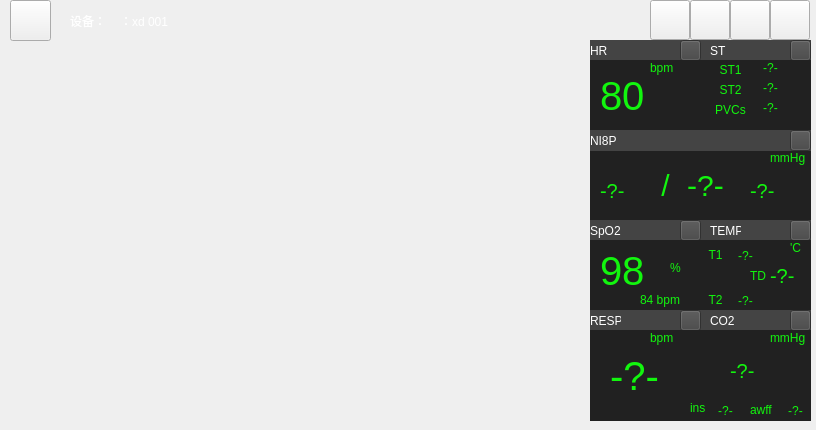
<?xml version="1.0" encoding="UTF-8"?>
<ui version="4.0">
 <class>DetectionWidget</class>
 <widget class="QWidget" name="DetectionWidget">
  <property name="geometry">
   <rect>
    <x>0</x>
    <y>0</y>
    <width>816</width>
    <height>430</height>
   </rect>
  </property>
  <property name="windowTitle">
   <string>Form</string>
  </property>
  <widget class="QPushButton" name="pushButton_a">
   <property name="geometry">
    <rect>
     <x>10</x>
     <y>0</y>
     <width>41</width>
     <height>41</height>
    </rect>
   </property>
   <property name="styleSheet">
    <string notr="true">QPushButton{border-image: url(:/people.png);}
QPushButton:hover{border-image: url(:/people.png);}
QPushButton:pressed{border-image: url(:/people_p.png);}</string>
   </property>
   <property name="text">
    <string/>
   </property>
  </widget>
  <widget class="QWidget" name="widget_6" native="true">
   <property name="geometry">
    <rect>
     <x>590</x>
     <y>150</y>
     <width>221</width>
     <height>70</height>
    </rect>
   </property>
   <property name="styleSheet">
    <string notr="true">background:rgb(33,33,33);</string>
   </property>
   <widget class="QLabel" name="label_B_1">
    <property name="geometry">
     <rect>
      <x>10</x>
      <y>20</y>
      <width>51</width>
      <height>41</height>
     </rect>
    </property>
    <property name="styleSheet">
     <string notr="true">color:rgb(18,245,14); font-size:20px;</string>
    </property>
    <property name="text">
     <string>-?-</string>
    </property>
   </widget>
   <widget class="QLabel" name="label_28">
    <property name="geometry">
     <rect>
      <x>180</x>
      <y>0</y>
      <width>41</width>
      <height>16</height>
     </rect>
    </property>
    <property name="styleSheet">
     <string notr="true">color:rgb(18,245,14); </string>
    </property>
    <property name="text">
     <string>mmHg</string>
    </property>
   </widget>
   <widget class="QLabel" name="label_B_2">
    <property name="geometry">
     <rect>
      <x>90</x>
      <y>10</y>
      <width>51</width>
      <height>51</height>
     </rect>
    </property>
    <property name="styleSheet">
     <string notr="true">color:rgb(18,245,14); font-size:30px;</string>
    </property>
    <property name="text">
     <string>-?-</string>
    </property>
    <property name="alignment">
     <set>Qt::AlignCenter</set>
    </property>
   </widget>
   <widget class="QLabel" name="label_B_3">
    <property name="geometry">
     <rect>
      <x>160</x>
      <y>20</y>
      <width>51</width>
      <height>41</height>
     </rect>
    </property>
    <property name="styleSheet">
     <string notr="true">color:rgb(18,245,14); font-size:20px;</string>
    </property>
    <property name="text">
     <string>-?-</string>
    </property>
   </widget>
   <widget class="QLabel" name="label_40">
    <property name="geometry">
     <rect>
      <x>60</x>
      <y>10</y>
      <width>31</width>
      <height>51</height>
     </rect>
    </property>
    <property name="styleSheet">
     <string notr="true">color:rgb(18,245,14); font-size:30px;</string>
    </property>
    <property name="text">
     <string>/</string>
    </property>
    <property name="alignment">
     <set>Qt::AlignCenter</set>
    </property>
   </widget>
  </widget>
  <widget class="QPushButton" name="pushButton_b">
   <property name="geometry">
    <rect>
     <x>650</x>
     <y>0</y>
     <width>40</width>
     <height>40</height>
    </rect>
   </property>
   <property name="styleSheet">
    <string notr="true">QPushButton{border-image: url(:/yun.png);}
QPushButton:hover{border-image: url(:/yun.png);}
QPushButton:pressed{border-image: url(:/yun_p.png);}</string>
   </property>
   <property name="text">
    <string/>
   </property>
  </widget>
  <widget class="QPainterWidget" name="widget_b" native="true">
   <property name="geometry">
    <rect>
     <x>10</x>
     <y>170</y>
     <width>571</width>
     <height>121</height>
    </rect>
   </property>
  </widget>
  <widget class="QPainterWidget" name="widget_a" native="true">
   <property name="geometry">
    <rect>
     <x>10</x>
     <y>40</y>
     <width>571</width>
     <height>121</height>
    </rect>
   </property>
  </widget>
  <widget class="QWidget" name="widget_3" native="true">
   <property name="geometry">
    <rect>
     <x>590</x>
     <y>220</y>
     <width>221</width>
     <height>21</height>
    </rect>
   </property>
   <property name="styleSheet">
    <string notr="true">background:rgb(68,68,68);</string>
   </property>
   <widget class="QLabel" name="label_11">
    <property name="geometry">
     <rect>
      <x>120</x>
      <y>0</y>
      <width>31</width>
      <height>21</height>
     </rect>
    </property>
    <property name="styleSheet">
     <string notr="true">color:rgb(255,255,255);</string>
    </property>
    <property name="text">
     <string>TEMP</string>
    </property>
   </widget>
   <widget class="QLabel" name="label_12">
    <property name="geometry">
     <rect>
      <x>0</x>
      <y>0</y>
      <width>31</width>
      <height>21</height>
     </rect>
    </property>
    <property name="styleSheet">
     <string notr="true">color:rgb(255,255,255);</string>
    </property>
    <property name="text">
     <string>SpO2</string>
    </property>
   </widget>
   <widget class="QPushButton" name="pushButton_6">
    <property name="geometry">
     <rect>
      <x>90</x>
      <y>0</y>
      <width>21</width>
      <height>21</height>
     </rect>
    </property>
    <property name="styleSheet">
     <string notr="true">QPushButton{border-image: url(:/set.jpg);}
QPushButton:hover{border-image: url(:/set.jpg);}
QPushButton:pressed{border-image: url(:/set_p.jpg);}</string>
    </property>
    <property name="text">
     <string/>
    </property>
   </widget>
   <widget class="QPushButton" name="pushButton_9">
    <property name="geometry">
     <rect>
      <x>200</x>
      <y>0</y>
      <width>21</width>
      <height>21</height>
     </rect>
    </property>
    <property name="styleSheet">
     <string notr="true">QPushButton{border-image: url(:/set.jpg);}
QPushButton:hover{border-image: url(:/set.jpg);}
QPushButton:pressed{border-image: url(:/set_p.jpg);}</string>
    </property>
    <property name="text">
     <string/>
    </property>
   </widget>
  </widget>
  <widget class="QWidget" name="widget" native="true">
   <property name="geometry">
    <rect>
     <x>590</x>
     <y>40</y>
     <width>221</width>
     <height>21</height>
    </rect>
   </property>
   <property name="styleSheet">
    <string notr="true">background:rgb(68,68,68);</string>
   </property>
   <widget class="QLabel" name="label_4">
    <property name="geometry">
     <rect>
      <x>120</x>
      <y>0</y>
      <width>31</width>
      <height>21</height>
     </rect>
    </property>
    <property name="styleSheet">
     <string notr="true">color:rgb(255,255,255);</string>
    </property>
    <property name="text">
     <string>ST</string>
    </property>
   </widget>
   <widget class="QLabel" name="label_3">
    <property name="geometry">
     <rect>
      <x>0</x>
      <y>0</y>
      <width>31</width>
      <height>21</height>
     </rect>
    </property>
    <property name="styleSheet">
     <string notr="true">color:rgb(255,255,255);</string>
    </property>
    <property name="text">
     <string>HR</string>
    </property>
   </widget>
   <widget class="QPushButton" name="pushButton_5">
    <property name="geometry">
     <rect>
      <x>90</x>
      <y>0</y>
      <width>21</width>
      <height>21</height>
     </rect>
    </property>
    <property name="styleSheet">
     <string notr="true">QPushButton{border-image: url(:/set.jpg);}
QPushButton:hover{border-image: url(:/set.jpg);}
QPushButton:pressed{border-image: url(:/set_p.jpg);}</string>
    </property>
    <property name="text">
     <string/>
    </property>
   </widget>
   <widget class="QPushButton" name="pushButton_11">
    <property name="geometry">
     <rect>
      <x>200</x>
      <y>0</y>
      <width>21</width>
      <height>21</height>
     </rect>
    </property>
    <property name="styleSheet">
     <string notr="true">QPushButton{border-image: url(:/set.jpg);}
QPushButton:hover{border-image: url(:/set.jpg);}
QPushButton:pressed{border-image: url(:/set_p.jpg);}</string>
    </property>
    <property name="text">
     <string/>
    </property>
   </widget>
  </widget>
  <widget class="QWidget" name="widget_7" native="true">
   <property name="geometry">
    <rect>
     <x>590</x>
     <y>240</y>
     <width>221</width>
     <height>71</height>
    </rect>
   </property>
   <property name="styleSheet">
    <string notr="true">background:rgb(33,33,33);</string>
   </property>
   <widget class="QLabel" name="label_C_1">
    <property name="geometry">
     <rect>
      <x>10</x>
      <y>10</y>
      <width>51</width>
      <height>41</height>
     </rect>
    </property>
    <property name="styleSheet">
     <string notr="true">color:rgb(18,245,14); font-size:40px;</string>
    </property>
    <property name="text">
     <string>98</string>
    </property>
   </widget>
   <widget class="QLabel" name="label_22">
    <property name="geometry">
     <rect>
      <x>80</x>
      <y>20</y>
      <width>16</width>
      <height>16</height>
     </rect>
    </property>
    <property name="styleSheet">
     <string notr="true">color:rgb(18,245,14); </string>
    </property>
    <property name="text">
     <string>%</string>
    </property>
   </widget>
   <widget class="QLabel" name="label_23">
    <property name="geometry">
     <rect>
      <x>50</x>
      <y>50</y>
      <width>41</width>
      <height>20</height>
     </rect>
    </property>
    <property name="styleSheet">
     <string notr="true">color:rgb(18,245,14); </string>
    </property>
    <property name="text">
     <string>84 bpm</string>
    </property>
   </widget>
   <widget class="QLabel" name="label_31">
    <property name="geometry">
     <rect>
      <x>110</x>
      <y>-1</y>
      <width>31</width>
      <height>31</height>
     </rect>
    </property>
    <property name="styleSheet">
     <string notr="true">color:rgb(18,245,14); </string>
    </property>
    <property name="text">
     <string>T1</string>
    </property>
    <property name="alignment">
     <set>Qt::AlignCenter</set>
    </property>
   </widget>
   <widget class="QLabel" name="label_32">
    <property name="geometry">
     <rect>
      <x>110</x>
      <y>50</y>
      <width>31</width>
      <height>20</height>
     </rect>
    </property>
    <property name="styleSheet">
     <string notr="true">color:rgb(18,245,14); </string>
    </property>
    <property name="text">
     <string>T2</string>
    </property>
    <property name="alignment">
     <set>Qt::AlignCenter</set>
    </property>
   </widget>
   <widget class="QLabel" name="label_33">
    <property name="geometry">
     <rect>
      <x>200</x>
      <y>0</y>
      <width>16</width>
      <height>16</height>
     </rect>
    </property>
    <property name="styleSheet">
     <string notr="true">color:rgb(18,245,14); </string>
    </property>
    <property name="text">
     <string>'C</string>
    </property>
   </widget>
   <widget class="QLabel" name="label_35">
    <property name="geometry">
     <rect>
      <x>160</x>
      <y>26</y>
      <width>16</width>
      <height>20</height>
     </rect>
    </property>
    <property name="styleSheet">
     <string notr="true">color:rgb(18,245,14); </string>
    </property>
    <property name="text">
     <string>TD</string>
    </property>
   </widget>
   <widget class="QLabel" name="label_C_3">
    <property name="geometry">
     <rect>
      <x>180</x>
      <y>20</y>
      <width>31</width>
      <height>31</height>
     </rect>
    </property>
    <property name="styleSheet">
     <string notr="true">color:rgb(18,245,14); font-size:20px;</string>
    </property>
    <property name="text">
     <string>-?-</string>
    </property>
   </widget>
   <widget class="QLabel" name="label_C_2">
    <property name="geometry">
     <rect>
      <x>140</x>
      <y>5</y>
      <width>31</width>
      <height>21</height>
     </rect>
    </property>
    <property name="styleSheet">
     <string notr="true">color:rgb(18,245,14); </string>
    </property>
    <property name="text">
     <string>-?-</string>
    </property>
    <property name="alignment">
     <set>Qt::AlignCenter</set>
    </property>
   </widget>
   <widget class="QLabel" name="label_C_4">
    <property name="geometry">
     <rect>
      <x>140</x>
      <y>50</y>
      <width>31</width>
      <height>21</height>
     </rect>
    </property>
    <property name="styleSheet">
     <string notr="true">color:rgb(18,245,14); </string>
    </property>
    <property name="text">
     <string>-?-</string>
    </property>
    <property name="alignment">
     <set>Qt::AlignCenter</set>
    </property>
   </widget>
  </widget>
  <widget class="QWidget" name="widget_4" native="true">
   <property name="geometry">
    <rect>
     <x>590</x>
     <y>310</y>
     <width>221</width>
     <height>21</height>
    </rect>
   </property>
   <property name="styleSheet">
    <string notr="true">background:rgb(68,68,68);</string>
   </property>
   <widget class="QLabel" name="label_15">
    <property name="geometry">
     <rect>
      <x>120</x>
      <y>0</y>
      <width>31</width>
      <height>21</height>
     </rect>
    </property>
    <property name="styleSheet">
     <string notr="true">color:rgb(255,255,255);</string>
    </property>
    <property name="text">
     <string>CO2</string>
    </property>
   </widget>
   <widget class="QLabel" name="label_16">
    <property name="geometry">
     <rect>
      <x>0</x>
      <y>0</y>
      <width>31</width>
      <height>21</height>
     </rect>
    </property>
    <property name="styleSheet">
     <string notr="true">color:rgb(255,255,255);</string>
    </property>
    <property name="text">
     <string>RESP</string>
    </property>
   </widget>
   <widget class="QPushButton" name="pushButton_7">
    <property name="geometry">
     <rect>
      <x>90</x>
      <y>0</y>
      <width>21</width>
      <height>21</height>
     </rect>
    </property>
    <property name="styleSheet">
     <string notr="true">QPushButton{border-image: url(:/set.jpg);}
QPushButton:hover{border-image: url(:/set.jpg);}
QPushButton:pressed{border-image: url(:/set_p.jpg);}</string>
    </property>
    <property name="text">
     <string/>
    </property>
   </widget>
   <widget class="QPushButton" name="pushButton_8">
    <property name="geometry">
     <rect>
      <x>200</x>
      <y>0</y>
      <width>21</width>
      <height>21</height>
     </rect>
    </property>
    <property name="styleSheet">
     <string notr="true">QPushButton{border-image: url(:/set.jpg);}
QPushButton:hover{border-image: url(:/set.jpg);}
QPushButton:pressed{border-image: url(:/set_p.jpg);}</string>
    </property>
    <property name="text">
     <string/>
    </property>
   </widget>
  </widget>
  <widget class="QWidget" name="widget_5" native="true">
   <property name="geometry">
    <rect>
     <x>590</x>
     <y>60</y>
     <width>221</width>
     <height>70</height>
    </rect>
   </property>
   <property name="styleSheet">
    <string notr="true">background:rgb(33,33,33);</string>
   </property>
   <widget class="QLabel" name="label_A_1">
    <property name="geometry">
     <rect>
      <x>10</x>
      <y>10</y>
      <width>51</width>
      <height>51</height>
     </rect>
    </property>
    <property name="styleSheet">
     <string notr="true">color:rgb(18,245,14); font-size:40px;</string>
    </property>
    <property name="text">
     <string>80</string>
    </property>
   </widget>
   <widget class="QLabel" name="label_10">
    <property name="geometry">
     <rect>
      <x>60</x>
      <y>0</y>
      <width>31</width>
      <height>16</height>
     </rect>
    </property>
    <property name="styleSheet">
     <string notr="true">color:rgb(18,245,14); </string>
    </property>
    <property name="text">
     <string>bpm</string>
    </property>
   </widget>
   <widget class="QLabel" name="label_25">
    <property name="geometry">
     <rect>
      <x>120</x>
      <y>0</y>
      <width>41</width>
      <height>20</height>
     </rect>
    </property>
    <property name="styleSheet">
     <string notr="true">color:rgb(18,245,14); </string>
    </property>
    <property name="text">
     <string>ST1</string>
    </property>
    <property name="alignment">
     <set>Qt::AlignCenter</set>
    </property>
   </widget>
   <widget class="QLabel" name="label_26">
    <property name="geometry">
     <rect>
      <x>120</x>
      <y>20</y>
      <width>41</width>
      <height>20</height>
     </rect>
    </property>
    <property name="styleSheet">
     <string notr="true">color:rgb(18,245,14); </string>
    </property>
    <property name="text">
     <string>ST2</string>
    </property>
    <property name="alignment">
     <set>Qt::AlignCenter</set>
    </property>
   </widget>
   <widget class="QLabel" name="label_27">
    <property name="geometry">
     <rect>
      <x>120</x>
      <y>40</y>
      <width>41</width>
      <height>20</height>
     </rect>
    </property>
    <property name="styleSheet">
     <string notr="true">color:rgb(18,245,14); </string>
    </property>
    <property name="text">
     <string>PVCs</string>
    </property>
    <property name="alignment">
     <set>Qt::AlignCenter</set>
    </property>
   </widget>
   <widget class="QLabel" name="label_A_2">
    <property name="geometry">
     <rect>
      <x>160</x>
      <y>0</y>
      <width>41</width>
      <height>16</height>
     </rect>
    </property>
    <property name="styleSheet">
     <string notr="true">color:rgb(18,245,14); </string>
    </property>
    <property name="text">
     <string>-?-</string>
    </property>
    <property name="alignment">
     <set>Qt::AlignCenter</set>
    </property>
   </widget>
   <widget class="QLabel" name="label_A_3">
    <property name="geometry">
     <rect>
      <x>160</x>
      <y>20</y>
      <width>41</width>
      <height>16</height>
     </rect>
    </property>
    <property name="styleSheet">
     <string notr="true">color:rgb(18,245,14); </string>
    </property>
    <property name="text">
     <string>-?-</string>
    </property>
    <property name="alignment">
     <set>Qt::AlignCenter</set>
    </property>
   </widget>
   <widget class="QLabel" name="label_A_4">
    <property name="geometry">
     <rect>
      <x>160</x>
      <y>40</y>
      <width>41</width>
      <height>16</height>
     </rect>
    </property>
    <property name="styleSheet">
     <string notr="true">color:rgb(18,245,14); </string>
    </property>
    <property name="text">
     <string>-?-</string>
    </property>
    <property name="alignment">
     <set>Qt::AlignCenter</set>
    </property>
   </widget>
  </widget>
  <widget class="QPushButton" name="pushButton_e">
   <property name="geometry">
    <rect>
     <x>770</x>
     <y>0</y>
     <width>40</width>
     <height>40</height>
    </rect>
   </property>
   <property name="styleSheet">
    <string notr="true">QPushButton{border-image: url(:/max.png);}
QPushButton:hover{border-image: url(:/max.png);}
QPushButton:pressed{border-image: url(:/max_p.png);}</string>
   </property>
   <property name="text">
    <string/>
   </property>
  </widget>
  <widget class="QWidget" name="widget_8" native="true">
   <property name="geometry">
    <rect>
     <x>590</x>
     <y>330</y>
     <width>221</width>
     <height>91</height>
    </rect>
   </property>
   <property name="styleSheet">
    <string notr="true">background:rgb(33,33,33);</string>
   </property>
   <widget class="QLabel" name="label_D_1">
    <property name="geometry">
     <rect>
      <x>20</x>
      <y>20</y>
      <width>51</width>
      <height>51</height>
     </rect>
    </property>
    <property name="styleSheet">
     <string notr="true">color:rgb(18,245,14); font-size:40px;</string>
    </property>
    <property name="text">
     <string>-?-</string>
    </property>
   </widget>
   <widget class="QLabel" name="label_24">
    <property name="geometry">
     <rect>
      <x>60</x>
      <y>0</y>
      <width>31</width>
      <height>16</height>
     </rect>
    </property>
    <property name="styleSheet">
     <string notr="true">color:rgb(18,245,14); </string>
    </property>
    <property name="text">
     <string>bpm</string>
    </property>
   </widget>
   <widget class="QLabel" name="label_34">
    <property name="geometry">
     <rect>
      <x>180</x>
      <y>0</y>
      <width>41</width>
      <height>16</height>
     </rect>
    </property>
    <property name="styleSheet">
     <string notr="true">color:rgb(18,245,14); </string>
    </property>
    <property name="text">
     <string>mmHg</string>
    </property>
   </widget>
   <widget class="QLabel" name="label_D_2">
    <property name="geometry">
     <rect>
      <x>140</x>
      <y>20</y>
      <width>51</width>
      <height>41</height>
     </rect>
    </property>
    <property name="styleSheet">
     <string notr="true">color:rgb(18,245,14); font-size:20px;</string>
    </property>
    <property name="text">
     <string>-?-</string>
    </property>
   </widget>
   <widget class="QLabel" name="label_38">
    <property name="geometry">
     <rect>
      <x>100</x>
      <y>70</y>
      <width>21</width>
      <height>16</height>
     </rect>
    </property>
    <property name="styleSheet">
     <string notr="true">color:rgb(18,245,14); </string>
    </property>
    <property name="text">
     <string>ins</string>
    </property>
   </widget>
   <widget class="QLabel" name="label_39">
    <property name="geometry">
     <rect>
      <x>160</x>
      <y>70</y>
      <width>31</width>
      <height>20</height>
     </rect>
    </property>
    <property name="styleSheet">
     <string notr="true">color:rgb(18,245,14); </string>
    </property>
    <property name="text">
     <string>awff</string>
    </property>
   </widget>
   <widget class="QLabel" name="label_D_4">
    <property name="geometry">
     <rect>
      <x>190</x>
      <y>70</y>
      <width>31</width>
      <height>21</height>
     </rect>
    </property>
    <property name="styleSheet">
     <string notr="true">color:rgb(18,245,14); </string>
    </property>
    <property name="text">
     <string>-?-</string>
    </property>
    <property name="alignment">
     <set>Qt::AlignCenter</set>
    </property>
   </widget>
   <widget class="QLabel" name="label_D_3">
    <property name="geometry">
     <rect>
      <x>120</x>
      <y>70</y>
      <width>31</width>
      <height>21</height>
     </rect>
    </property>
    <property name="styleSheet">
     <string notr="true">color:rgb(18,245,14); </string>
    </property>
    <property name="text">
     <string>-?-</string>
    </property>
    <property name="alignment">
     <set>Qt::AlignCenter</set>
    </property>
   </widget>
  </widget>
  <widget class="QPushButton" name="pushButton_d">
   <property name="geometry">
    <rect>
     <x>730</x>
     <y>0</y>
     <width>40</width>
     <height>40</height>
    </rect>
   </property>
   <property name="styleSheet">
    <string notr="true">QPushButton{border-image: url(:/home.png);}
QPushButton:hover{border-image: url(:/home.png);}
QPushButton:pressed{border-image: url(:/home_p.png);}</string>
   </property>
   <property name="text">
    <string/>
   </property>
  </widget>
  <widget class="QPushButton" name="pushButton_c">
   <property name="geometry">
    <rect>
     <x>690</x>
     <y>0</y>
     <width>40</width>
     <height>40</height>
    </rect>
   </property>
   <property name="styleSheet">
    <string notr="true">QPushButton{border-image: url(:/waring.png);}
QPushButton:hover{border-image: url(:/waring.png);}
QPushButton:pressed{border-image: url(:/waring_p.png);}</string>
   </property>
   <property name="text">
    <string/>
   </property>
  </widget>
  <widget class="QPainterWidget" name="widget_c" native="true">
   <property name="geometry">
    <rect>
     <x>10</x>
     <y>300</y>
     <width>571</width>
     <height>121</height>
    </rect>
   </property>
  </widget>
  <widget class="QWidget" name="widget_2" native="true">
   <property name="geometry">
    <rect>
     <x>590</x>
     <y>130</y>
     <width>221</width>
     <height>21</height>
    </rect>
   </property>
   <property name="styleSheet">
    <string notr="true">background:rgb(68,68,68);</string>
   </property>
   <widget class="QLabel" name="label_8">
    <property name="geometry">
     <rect>
      <x>0</x>
      <y>0</y>
      <width>31</width>
      <height>21</height>
     </rect>
    </property>
    <property name="styleSheet">
     <string notr="true">color:rgb(255,255,255);</string>
    </property>
    <property name="text">
     <string>NI8P</string>
    </property>
   </widget>
   <widget class="QPushButton" name="pushButton_10">
    <property name="geometry">
     <rect>
      <x>200</x>
      <y>0</y>
      <width>21</width>
      <height>21</height>
     </rect>
    </property>
    <property name="styleSheet">
     <string notr="true">QPushButton{border-image: url(:/set.jpg);}
QPushButton:hover{border-image: url(:/set.jpg);}
QPushButton:pressed{border-image: url(:/set_p.jpg);}</string>
    </property>
    <property name="text">
     <string/>
    </property>
   </widget>
  </widget>
  <widget class="QLabel" name="label_2">
   <property name="geometry">
    <rect>
     <x>70</x>
     <y>0</y>
     <width>51</width>
     <height>41</height>
    </rect>
   </property>
   <property name="styleSheet">
    <string notr="true">color:rgb(255,255,255);</string>
   </property>
   <property name="text">
    <string>设备：</string>
   </property>
  </widget>
  <widget class="QLabel" name="label_id">
   <property name="geometry">
    <rect>
     <x>120</x>
     <y>0</y>
     <width>81</width>
     <height>41</height>
    </rect>
   </property>
   <property name="styleSheet">
    <string notr="true">color:rgb(255,255,255);</string>
   </property>
   <property name="text">
    <string>：xd 001 </string>
   </property>
  </widget>
 </widget>
 <customwidgets>
  <customwidget>
   <class>QPainterWidget</class>
   <extends>QWidget</extends>
   <header>qpainterwidget.h</header>
   <container>1</container>
  </customwidget>
 </customwidgets>
 <resources/>
 <connections/>
</ui>
